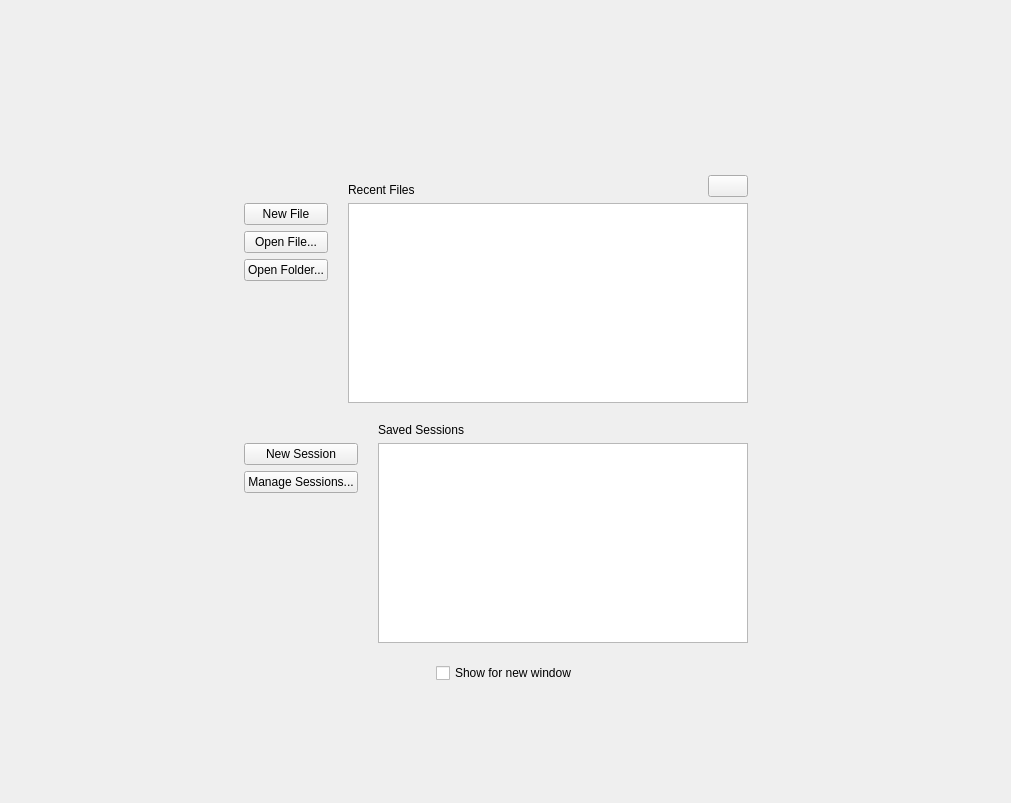
<?xml version="1.0" encoding="UTF-8"?>
<ui version="4.0">
 <class>WelcomeView</class>
 <widget class="QScrollArea" name="WelcomeView">
  <property name="geometry">
   <rect>
    <x>0</x>
    <y>0</y>
    <width>1011</width>
    <height>803</height>
   </rect>
  </property>
  <property name="acceptDrops">
   <bool>true</bool>
  </property>
  <property name="windowTitle">
   <string>Welcome</string>
  </property>
  <property name="frameShape">
   <enum>QFrame::NoFrame</enum>
  </property>
  <property name="widgetResizable">
   <bool>true</bool>
  </property>
  <widget class="QWidget" name="scrollAreaWidgetContents">
   <property name="geometry">
    <rect>
     <x>0</x>
     <y>0</y>
     <width>1011</width>
     <height>803</height>
    </rect>
   </property>
   <layout class="QGridLayout" name="layoutRoot" rowstretch="3,5,3" columnstretch="3,5,3">
    <property name="leftMargin">
     <number>0</number>
    </property>
    <property name="topMargin">
     <number>0</number>
    </property>
    <property name="rightMargin">
     <number>0</number>
    </property>
    <property name="bottomMargin">
     <number>0</number>
    </property>
    <property name="spacing">
     <number>0</number>
    </property>
    <item row="0" column="1">
     <spacer name="spacer6">
      <property name="orientation">
       <enum>Qt::Vertical</enum>
      </property>
      <property name="sizeHint" stdset="0">
       <size>
        <width>0</width>
        <height>0</height>
       </size>
      </property>
     </spacer>
    </item>
    <item row="1" column="0">
     <spacer name="spacer4">
      <property name="orientation">
       <enum>Qt::Horizontal</enum>
      </property>
      <property name="sizeHint" stdset="0">
       <size>
        <width>0</width>
        <height>0</height>
       </size>
      </property>
     </spacer>
    </item>
    <item row="1" column="1">
     <widget class="QFrame" name="frameContent">
      <layout class="QVBoxLayout" name="layoutContent" stretch="0,1,0">
       <property name="spacing">
        <number>20</number>
       </property>
       <item>
        <widget class="QWidget" name="widgetHeader" native="true">
         <layout class="QHBoxLayout" name="layoutHeader" stretch="1,0,0,1">
          <property name="leftMargin">
           <number>0</number>
          </property>
          <property name="topMargin">
           <number>0</number>
          </property>
          <property name="rightMargin">
           <number>0</number>
          </property>
          <property name="bottomMargin">
           <number>0</number>
          </property>
          <item>
           <spacer name="spacer1">
            <property name="orientation">
             <enum>Qt::Horizontal</enum>
            </property>
            <property name="sizeHint" stdset="0">
             <size>
              <width>0</width>
              <height>0</height>
             </size>
            </property>
           </spacer>
          </item>
          <item alignment="Qt::AlignVCenter">
           <widget class="QLabel" name="labelIcon"/>
          </item>
          <item alignment="Qt::AlignVCenter">
           <widget class="QWidget" name="widgetAbout" native="true">
            <layout class="QVBoxLayout" name="verticalAbout">
             <property name="leftMargin">
              <number>0</number>
             </property>
             <property name="topMargin">
              <number>0</number>
             </property>
             <property name="rightMargin">
              <number>0</number>
             </property>
             <property name="bottomMargin">
              <number>0</number>
             </property>
             <item>
              <widget class="QLabel" name="labelTitle"/>
             </item>
             <item>
              <widget class="QLabel" name="labelDescription"/>
             </item>
            </layout>
           </widget>
          </item>
          <item>
           <spacer name="spacer2">
            <property name="orientation">
             <enum>Qt::Horizontal</enum>
            </property>
            <property name="sizeHint" stdset="0">
             <size>
              <width>0</width>
              <height>0</height>
             </size>
            </property>
           </spacer>
          </item>
         </layout>
        </widget>
       </item>
       <item>
        <layout class="QGridLayout" name="layoutPanels" columnstretch="1,0">
         <property name="spacing">
          <number>20</number>
         </property>
         <item row="0" column="0">
          <widget class="QWidget" name="widgetRecentItems" native="true">
           <layout class="QGridLayout" name="layoutRecentItems" rowstretch="0,0,0,0,1" columnstretch="0,1,0">
            <property name="leftMargin">
             <number>0</number>
            </property>
            <property name="topMargin">
             <number>0</number>
            </property>
            <property name="rightMargin">
             <number>0</number>
            </property>
            <property name="bottomMargin">
             <number>0</number>
            </property>
            <property name="horizontalSpacing">
             <number>20</number>
            </property>
            <item row="1" column="0">
             <widget class="QPushButton" name="buttonNewFile">
              <property name="text">
               <string>New File</string>
              </property>
             </widget>
            </item>
            <item row="3" column="0">
             <widget class="QPushButton" name="buttonOpenFolder">
              <property name="text">
               <string>Open Folder...</string>
              </property>
             </widget>
            </item>
            <item row="0" column="1">
             <widget class="QLabel" name="labelRecentItems">
              <property name="text">
               <string>Recent Files</string>
              </property>
              <property name="alignment">
               <set>Qt::AlignBottom|Qt::AlignLeading|Qt::AlignLeft</set>
              </property>
             </widget>
            </item>
            <item row="2" column="0">
             <widget class="QPushButton" name="buttonOpenFile">
              <property name="text">
               <string>Open File...</string>
              </property>
             </widget>
            </item>
            <item row="1" column="1" rowspan="4" colspan="2">
             <widget class="QListView" name="listViewRecentItems">
              <property name="minimumSize">
               <size>
                <width>400</width>
                <height>200</height>
               </size>
              </property>
              <property name="contextMenuPolicy">
               <enum>Qt::CustomContextMenu</enum>
              </property>
              <property name="editTriggers">
               <set>QAbstractItemView::NoEditTriggers</set>
              </property>
              <property name="alternatingRowColors">
               <bool>true</bool>
              </property>
             </widget>
            </item>
            <item row="4" column="0">
             <spacer name="spacer3">
              <property name="orientation">
               <enum>Qt::Vertical</enum>
              </property>
              <property name="sizeHint" stdset="0">
               <size>
                <width>0</width>
                <height>0</height>
               </size>
              </property>
             </spacer>
            </item>
            <item row="0" column="2">
             <widget class="QPushButton" name="buttonClearRecentItems">
              <property name="toolTip">
               <string>Clear Recent Files</string>
              </property>
              <property name="icon">
               <iconset theme="edit-clear-all">
                <normaloff>.</normaloff>.</iconset>
              </property>
             </widget>
            </item>
           </layout>
          </widget>
         </item>
         <item row="0" column="1" rowspan="2">
          <widget class="QWidget" name="widgetHelp" native="true">
           <layout class="QVBoxLayout" name="layoutHelp" stretch="">
            <property name="leftMargin">
             <number>0</number>
            </property>
            <property name="topMargin">
             <number>0</number>
            </property>
            <property name="rightMargin">
             <number>0</number>
            </property>
            <property name="bottomMargin">
             <number>0</number>
            </property>
           </layout>
          </widget>
         </item>
         <item row="1" column="0">
          <widget class="QWidget" name="widgetSavedSessions" native="true">
           <layout class="QGridLayout" name="layoutSavedSessions" rowstretch="0,0,0,1" columnstretch="0,1">
            <property name="leftMargin">
             <number>0</number>
            </property>
            <property name="topMargin">
             <number>0</number>
            </property>
            <property name="rightMargin">
             <number>0</number>
            </property>
            <property name="bottomMargin">
             <number>0</number>
            </property>
            <property name="horizontalSpacing">
             <number>20</number>
            </property>
            <item row="0" column="1">
             <widget class="QLabel" name="labelSavedSessions">
              <property name="text">
               <string>Saved Sessions</string>
              </property>
              <property name="alignment">
               <set>Qt::AlignBottom|Qt::AlignLeading|Qt::AlignLeft</set>
              </property>
             </widget>
            </item>
            <item row="1" column="0">
             <widget class="QPushButton" name="buttonNewSession">
              <property name="text">
               <string>New Session</string>
              </property>
             </widget>
            </item>
            <item row="1" column="1" rowspan="3">
             <widget class="QListView" name="listViewSavedSessions">
              <property name="minimumSize">
               <size>
                <width>0</width>
                <height>200</height>
               </size>
              </property>
              <property name="contextMenuPolicy">
               <enum>Qt::CustomContextMenu</enum>
              </property>
              <property name="editTriggers">
               <set>QAbstractItemView::NoEditTriggers</set>
              </property>
              <property name="alternatingRowColors">
               <bool>true</bool>
              </property>
             </widget>
            </item>
            <item row="2" column="0">
             <widget class="QPushButton" name="buttonManageSessions">
              <property name="text">
               <string>Manage Sessions...</string>
              </property>
             </widget>
            </item>
            <item row="3" column="0">
             <spacer name="spacer8">
              <property name="orientation">
               <enum>Qt::Vertical</enum>
              </property>
              <property name="sizeHint" stdset="0">
               <size>
                <width>0</width>
                <height>0</height>
               </size>
              </property>
             </spacer>
            </item>
           </layout>
          </widget>
         </item>
        </layout>
       </item>
       <item>
        <widget class="QWidget" name="widgetFooter" native="true">
         <layout class="QHBoxLayout" name="layoutFooter">
          <property name="leftMargin">
           <number>0</number>
          </property>
          <property name="topMargin">
           <number>0</number>
          </property>
          <property name="rightMargin">
           <number>0</number>
          </property>
          <property name="bottomMargin">
           <number>0</number>
          </property>
          <item>
           <spacer name="spacer9">
            <property name="orientation">
             <enum>Qt::Horizontal</enum>
            </property>
            <property name="sizeHint" stdset="0">
             <size>
              <width>0</width>
              <height>0</height>
             </size>
            </property>
           </spacer>
          </item>
          <item>
           <widget class="QCheckBox" name="checkBoxShowForNewWindow">
            <property name="text">
             <string>Show for new window</string>
            </property>
           </widget>
          </item>
          <item>
           <spacer name="spacer10">
            <property name="orientation">
             <enum>Qt::Horizontal</enum>
            </property>
            <property name="sizeHint" stdset="0">
             <size>
              <width>0</width>
              <height>0</height>
             </size>
            </property>
           </spacer>
          </item>
         </layout>
        </widget>
       </item>
      </layout>
     </widget>
    </item>
    <item row="1" column="2">
     <spacer name="spacer5">
      <property name="orientation">
       <enum>Qt::Horizontal</enum>
      </property>
      <property name="sizeHint" stdset="0">
       <size>
        <width>0</width>
        <height>0</height>
       </size>
      </property>
     </spacer>
    </item>
    <item row="2" column="1">
     <spacer name="spacer7">
      <property name="orientation">
       <enum>Qt::Vertical</enum>
      </property>
      <property name="sizeHint" stdset="0">
       <size>
        <width>0</width>
        <height>0</height>
       </size>
      </property>
     </spacer>
    </item>
   </layout>
  </widget>
 </widget>
 <tabstops>
  <tabstop>buttonNewFile</tabstop>
  <tabstop>buttonOpenFile</tabstop>
  <tabstop>buttonOpenFolder</tabstop>
  <tabstop>listViewRecentItems</tabstop>
  <tabstop>buttonClearRecentItems</tabstop>
  <tabstop>buttonNewSession</tabstop>
  <tabstop>buttonManageSessions</tabstop>
  <tabstop>listViewSavedSessions</tabstop>
 </tabstops>
 <resources/>
 <connections/>
</ui>
